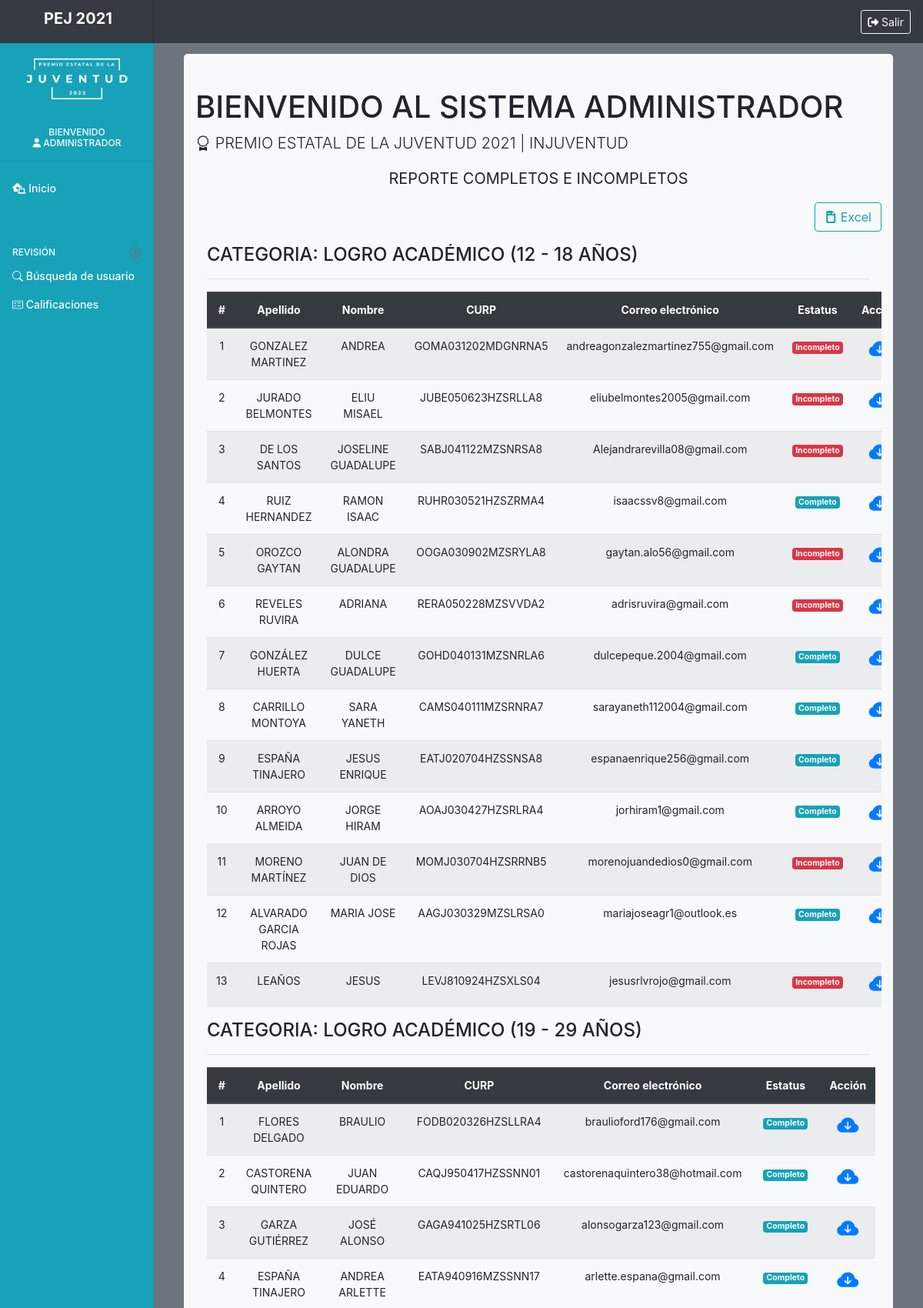
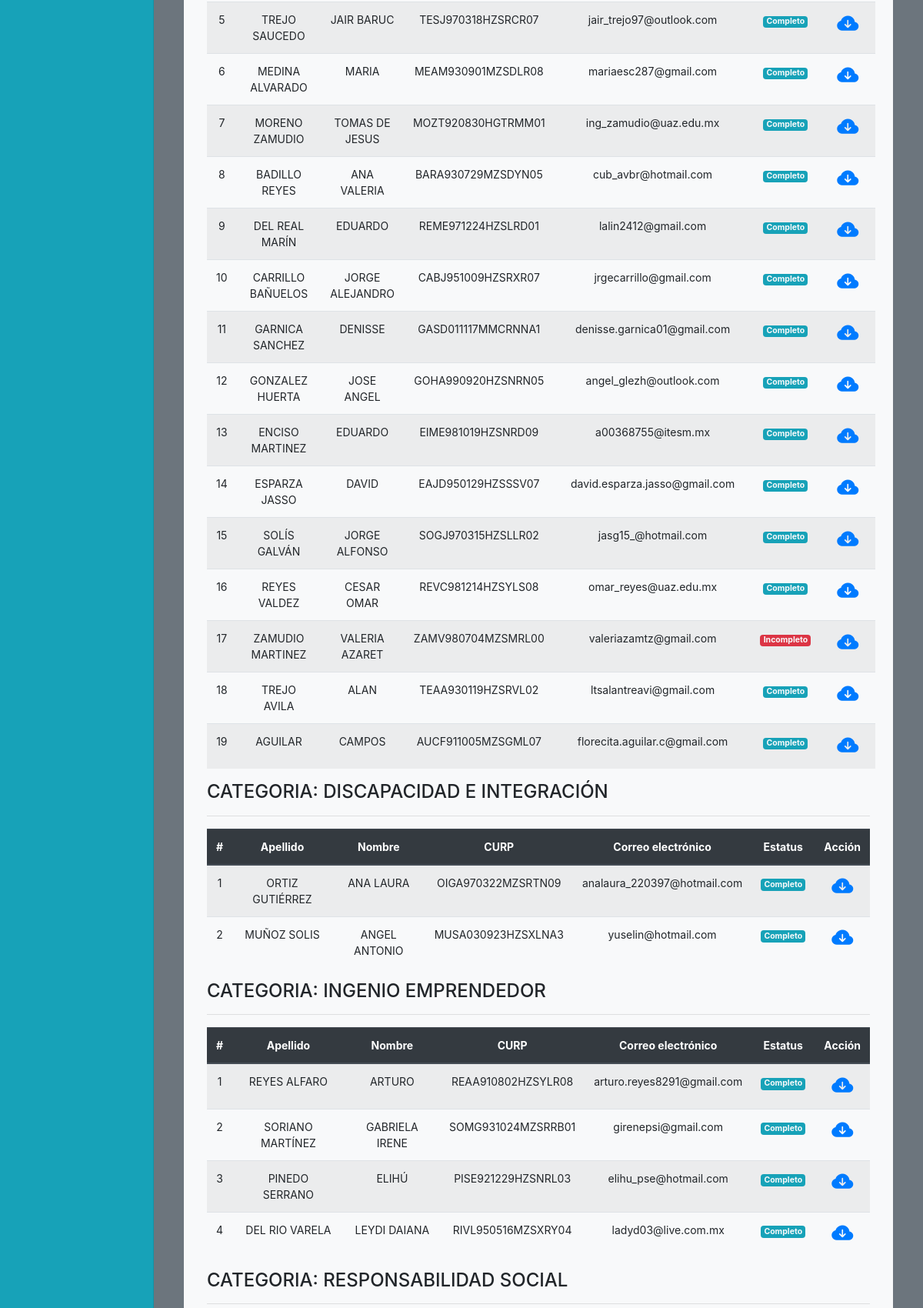
/administrador/revision_vista_completa.php (signed in, upper part), run on the app's committed database (2 pictures, top to bottom).
### tables this page shows
CREATE TABLE IF NOT EXISTS `datos` (
  `id` int(11) NOT NULL,
  `id_ext` int(11) NOT NULL,
  `apellido` varchar(100) NOT NULL,
  `nombre` varchar(70) NOT NULL,
  `curp` varchar(20) NOT NULL,
  `tematica` int(11) NOT NULL,
  `telefono` varchar(30) NOT NULL,
  `email` varchar(72) DEFAULT NULL,
  `municipio` int(11) NOT NULL,
  `grado` int(11) NOT NULL,
  `edad` int(11) NOT NULL,
  `tipo_usr` int(11) NOT NULL,
  `validacion` int(11) DEFAULT NULL,
  `medal` int(11) DEFAULT NULL
);

### dashboard/prcd/qwery_admin.php (called while the page is built, shortened)
<?php
    $query_usr="SELECT * FROM datos WHERE tematica = 1 and tipo_usr = 1";
    $resultado_usr= $conn->query($query_usr);
    $query_usr2="SELECT * FROM datos WHERE tematica = 2 and tipo_usr = 1";
    $resultado_usr2= $conn->query($query_usr2);
    $query_usr3="SELECT * FROM datos WHERE tematica = 3 and tipo_usr = 1";
    $resultado_usr3= $conn->query($query_usr3);
    $query_usr4="SELECT * FROM datos WHERE tematica = 4 and tipo_usr = 1";
    $resultado_usr4= $conn->query($query_usr4);
    ?>

### administrador/revision_vista_completa.php (the view, shortened to what this page needs)
<?php
include('../dashboard/prcd/conn.php');
include('../dashboard/prcd/qwery_admin.php');
    $nombre = $_SESSION['nombre'];
?>
<!doctype html>
<html lang="es">
  <head>
    <link rel="stylesheet" href="https://cdn.jsdelivr.net/npm/bootstrap-icons@1.3.0/font/bootstrap-icons.css">
    <link href="../dashboard/css/bootstrap.css" rel="stylesheet">
    <link href="css/dashboard.css" rel="stylesheet">
  </head>
  <body>
    <nav class="navbar navbar-light sticky-top flex-md-nowrap p-0 bg-dark text-light">
        <a class="navbar-brand col-md-3 col-lg-2 mr-0 px-3 text-center" href="#">
    <h5 class="text-center display-7 text-light" style="margin-left:3px;"><b>PEJ 2021</b></h5>
    </a>
  <ul class="navbar-nav px-3">
    <li class="nav-item text-nowrap">
    <a class="btn btn-outline-light btn-sm" href="prcd/sort.php" role="button"><i class="fas fa-sign-out-alt"></i> Salir</a>
      </li>
  </ul>
</nav>
<div class="container-fluid">
  <div class="row">
    <nav id="sidebarMenu" class="col-md-3 col-lg-2 d-md-block bg-info sidebar collapse">
      <div class="sidebar-sticky pt-3">
        <ul class="navbar-nav px-3 text-center">
            <li class="align-middle">
                   <img src="../img/png_logo.png" width="81%" class="" alt="" loading="lazy">
            </li>
        </ul>
        <h6 class="sidebar-heading d-flex justify-content-center text-center align-items-center px-3 mt-4 mb-1 text-muted">
          <span class="text-light">
          Bienvenido<br><i class="fas fa-user"></i>
            <?php
              echo utf8_encode($nombre);
            ?>
          </span>
        </h6>
<hr>
        <ul class="nav flex-column">
           <li class="nav-item">
            <a class="nav-link active text-light" href="dashboard.php">
              <i class="fas fa-laptop-house"></i>
              Inicio <span class="sr-only">(current)</span>
            </a>
          </li>
          <h6 class="sidebar-heading d-flex justify-content-between align-items-center px-3 mt-4 mb-1 text-muted">
            <span class="text-light">REVISIÓN</span>
            <a class="d-flex align-items-center text-muted" href="dashboard.php" aria-label="Add a new report">
              <span data-feather="plus-circle"></span>
            </a>
          </h6>
          <li class="nav-item">
            <a class="nav-link text-light" href="busqueda.php">
            <i class="bi bi-search"></i> Búsqueda de usuario
            </a>
          </li>
          <li class="nav-item">
            <a class="nav-link text-light" href="revision_calificaciones.php">
            <i class="bi bi-card-checklist"></i> Calificaciones
            </a>
          </li>
        </ul>
    </nav>
    <main role="main" class="col-md-9 ml-sm-auto col-lg-10 px-md-4 bg-secondary bg-gradient" style="background-color:; height:100%;">
      <div class="d-flex justify-content-between flex-wrap flex-md-nowrap align-items-center pt-3 mb-3 ">
      </div>
    <div class="container-fluid ">
      <div class="jumbotron jumbotron-fluid " style="background-color:#f8f9fa; width:100%;border-radius:5px;  margin-top:25px; padding-top:45px;">
        <div class="container-fluid">
          <h1 class="h1">BIENVENIDO AL SISTEMA ADMINISTRADOR</h1>
          <p class="lead"><i class="bi bi-award"></i> PREMIO ESTATAL DE LA JUVENTUD 2021 | INJUVENTUD</p>
          <p class="lead text-center"><strong>REPORTE COMPLETOS E INCOMPLETOS</strong></p>
          <p class="align-items-right text-right"><a href="reporte_general.php" type="button" class="btn btn-outline-info "><i class="bi bi-file-earmark-post-fill"></i> Excel</a></p>
        <div class="container-fluid table-responsive">
        <div class="row row-cols-1 row-cols-md-1">
        <div class="col mb-12">
        <p class=" h4">CATEGORIA: LOGRO ACADÉMICO (12 - 18 AÑOS)</p>
            <table class="table table-hover text-center table-striped ">
            <thead class="thead-dark">
                <tr>
                  <th scope="col">#</th>
                  <th scope="col">Apellido</th>
                  <th scope="col">Nombre</th>
                  <th scope="col">CURP</th>
                  <th scope="col">Correo electrónico</th>
                  <th scope="col">Estatus</th>
                  <th scope="col">Acción</th>
                </tr>
            </thead>
            <tbody>
              <?php
               $x=0;
              while($row_usr = $resultado_usr->fetch_assoc()){
                $x++;
                echo '<tr>';
                echo '<td>'.$x.'</td>';
                echo '<td>'.$row_usr['apellido'].'</td>';
                echo '<td>'.$row_usr['nombre'].'</td>';
                echo '<td>'.$row_usr['curp'].'</td>';
                echo '<td>'.$row_usr['email'].'</td>';
                $id_validacion = $row_usr['id_ext'];
                $query = "SELECT * FROM docs WHERE id_ext='$id_validacion'";
                $resultado= $conn->query($query);
                $row_cnt = $resultado->num_rows;
                if($row_cnt == 9){
                    echo '<td><span class="badge bg-info text-light">Completo</span></td>';
                }
                else{
                    echo '<td><span class="badge bg-danger text-light">Incompleto</span></td>';
                }
                echo '<td><a href="../dashboard/documentos_generales.php?id='.$row_usr['id_ext'].'&id_cat=1" class="h3"><i class="bi bi-cloud-arrow-down-fill"></i></a></td>';
                echo '</tr>';
              }
              ?>
            </tbody>
                <hr>
            </table>
        <p class=" h4">CATEGORIA: LOGRO ACADÉMICO (19 - 29 AÑOS)</p>
            <table class="table table-hover text-center table-striped">
            <thead class="thead-dark">
                <tr>
                <th scope="col">#</th>
                  <th scope="col">Apellido</th>
                  <th scope="col">Nombre</th>
                  <th scope="col">CURP</th>
                  <th scope="col">Correo electrónico</th>
                  <th scope="col">Estatus</th>
                  <th scope="col">Acción</th>
                </tr>
            </thead>
            <tbody>
            <?php
               $x=0;
              while($row_usr2 = $resultado_usr2->fetch_assoc()){
                $x++;
                echo '<tr>';
                echo '<td>'.$x.'</td>';
                echo '<td>'.$row_usr2['apellido'].'</td>';
                echo '<td>'.$row_usr2['nombre'].'</td>';
                echo '<td>'.$row_usr2['curp'].'</td>';
                echo '<td>'.$row_usr2['email'].'</td>';
                $id_validacion2 = $row_usr2['id_ext'];
                $query2 = "SELECT * FROM docs WHERE id_ext='$id_validacion2'";
                $resultado2= $conn->query($query2);
                $row_cnt2 = $resultado2->num_rows;
                if($row_cnt2 == 9){
                    echo '<td><span class="badge bg-info text-light">Completo</span></td>';
                }
                else{
                    echo '<td><span class="badge bg-danger text-light">Incompleto</span></td>';
                }
                echo '<td><a href="../dashboard/documentos_generales.php?id='.$row_usr2['id_ext'].'&id_cat=2" class="h3"><i class="bi bi-cloud-arrow-down-fill"></i></a></td>';
                echo '</tr>';
              }
              ?>
            </tbody>
                <hr>
            </table>
        <p class=" h4">CATEGORIA: DISCAPACIDAD E INTEGRACIÓN</p>
            <table class="table table-hover text-center table-striped">
            <thead class="thead-dark">
                <tr>
                <th scope="col">#</th>
                  <th scope="col">Apellido</th>
                  <th scope="col">Nombre</th>
                  <th scope="col">CURP</th>
                  <th scope="col">Correo electrónico</th>
                  <th scope="col">Estatus</th>
                  <th scope="col">Acción</th>
                </tr>
            </thead>
            <tbody>
            <?php
               $x=0;
              while($row_usr3 = $resultado_usr3->fetch_assoc()){
                $x++;
                echo '<tr>';
                echo '<td>'.$x.'</td>';
                echo '<td>'.$row_usr3['apellido'].'</td>';
                echo '<td>'.$row_usr3['nombre'].'</td>';
                echo '<td>'.$row_usr3['curp'].'</td>';
                echo '<td>'.$row_usr3['email'].'</td>';
                $id_validacion3 = $row_usr3['id_ext'];
                $query3 = "SELECT * FROM docs WHERE id_ext='$id_validacion3'";
                $resultado3= $conn->query($query3);
                $row_cnt3 = $resultado3->num_rows;
                if($row_cnt3 == 9){
                    echo '<td><span class="badge bg-info text-light">Completo</span></td>';
                }
                else{
                    echo '<td><span class="badge bg-danger text-light">Incompleto</span></td>';
                }
                echo '<td><a href="../dashboard/documentos_generales.php?id='.$row_usr3['id_ext'].'&id_cat=3" class="h3"><i class="bi bi-cloud-arrow-down-fill"></i></a></td>';
                echo '</tr>';
              }
              ?>
            </tbody>
                <hr>
            </table>
        <p class=" h4">CATEGORIA: INGENIO EMPRENDEDOR</p>
        <table class="table table-hover text-center table-striped">
          <thead class="thead-dark">
              <tr>
              <th scope="col">#</th>
                <th scope="col">Apellido</th>
                <th scope="col">Nombre</th>
                <th scope="col">CURP</th>
                <th scope="col">Correo electrónico</th>
                <th scope="col">Estatus</th>
                <th scope="col">Acción</th>
              </tr>
          </thead>
          <tbody>
          <?php
            $x=0;
            while($row_usr4 = $resultado_usr4->fetch_assoc()){
              $x++;
              echo '<tr>';
              echo '<td>'.$x.'</td>';
              echo '<td>'.$row_usr4['apellido'].'</td>';
              echo '<td>'.$row_usr4['nombre'].'</td>';
              echo '<td>'.$row_usr4['curp'].'</td>';
              echo '<td>'.$row_usr4['email'].'</td>';
              $id_validacion4 = $row_usr4['id_ext'];
              $query4 = "SELECT * FROM docs WHERE id_ext='$id_validacion4'";
              $resultado4= $conn->query($query4);
              $row_cnt4 = $resultado4->num_rows;
              if($row_cnt4 == 9){
                  echo '<td><span class="badge bg-info text-light">Completo</span></td>';
              }
              else{
                  echo '<td><span class="badge bg-danger text-light">Incompleto</span></td>';
              }
              echo '<td><a href="../dashboard/documentos_generales.php?id='.$row_usr4['id_ext'].'&id_cat=4" class="h3"><i class="bi bi-cloud-arrow-down-fill"></i></a></td>';
              echo '</tr>';
            }
            ?>
          </tbody>
              <hr>
          </table>
        <p class=" h4">CATEGORIA: RESPONSABILIDAD SOCIAL</p>
        <table class="table table-hover text-center table-striped">
              <hr>
          </table>
</div>
      </div>
      </div>
    </main>
  </div>
</div>
        <script src="css/dashboard.js"></script></body>
</html>

### dashboard/css/dashboard.css (style rules this page uses)
body { font-size: .875rem; background-color:#eaeef4; }
.feather { width: 16px; height: 16px; vertical-align: text-bottom; }
.sidebar { position: fixed; top: 0; bottom: 0; left: 0; z-index: 100; padding: 48px 0 0; box-shadow: inset -1px 0 0 rgba(0, 0, 0, .1); }
.sidebar-sticky { position: relative; top: 0; height: calc(100vh - 48px); padding-top: .5rem; overflow-x: hidden; overflow-y: auto; }
.sidebar .nav-link { font-weight: 500; color: #333; }
.sidebar .nav-link.active { color: #007bff; }
.sidebar-heading { font-size: .75rem; text-transform: uppercase; }
.navbar-brand { padding-top: .75rem; padding-bottom: .75rem; font-size: 1rem; box-shadow: inset -1px 0 0 rgba(0, 0, 0, .25); }

### administrador/revision_vista_completa.php (style rules this page uses)
@media (min-width: 768px) { body { background-color:gray; } }

### data on the page
datos: apellido "GONZALEZ MARTINEZ", nombre "ANDREA", curp "GOMA031202MDGNRNA5", email "andreagonzalezmartinez755@gmail.com", shows "Incompleto"
datos: apellido "JURADO BELMONTES", nombre "ELIU MISAEL", curp "JUBE050623HZSRLLA8", email "eliubelmontes2005@gmail.com", shows "Incompleto"
datos: apellido "DE LOS SANTOS", nombre "JOSELINE GUADALUPE", curp "SABJ041122MZSNRSA8", email "Alejandrarevilla08@gmail.com", shows "Incompleto"
datos: apellido "RUIZ HERNANDEZ", nombre "RAMON ISAAC", curp "RUHR030521HZSZRMA4", email "isaacssv8@gmail.com", shows "Completo"
datos: apellido "OROZCO GAYTAN", nombre "ALONDRA GUADALUPE", curp "OOGA030902MZSRYLA8", email "gaytan.alo56@gmail.com", shows "Incompleto"
datos: apellido "REVELES RUVIRA", nombre "ADRIANA", curp "RERA050228MZSVVDA2", email "adrisruvira@gmail.com", shows "Incompleto"
datos: apellido "GONZÁLEZ HUERTA", nombre "DULCE GUADALUPE", curp "GOHD040131MZSNRLA6", email "dulcepeque.2004@gmail.com", shows "Completo"
datos: apellido "CARRILLO MONTOYA", nombre "SARA YANETH", curp "CAMS040111MZSRNRA7", email "sarayaneth112004@gmail.com", shows "Completo"
datos: apellido "ESPAÑA TINAJERO", nombre "JESUS ENRIQUE", curp "EATJ020704HZSSNSA8", email "espanaenrique256@gmail.com", shows "Completo"
datos: apellido "ARROYO ALMEIDA", nombre "JORGE HIRAM", curp "AOAJ030427HZSRLRA4", email "jorhiram1@gmail.com", shows "Completo"
datos: apellido "MORENO MARTÍNEZ", nombre "JUAN DE DIOS", curp "MOMJ030704HZSRRNB5", email "morenojuandedios0@gmail.com", shows "Incompleto"
datos: apellido "ALVARADO GARCIA ROJAS", nombre "MARIA JOSE", curp "AAGJ030329MZSLRSA0", email "mariajoseagr1@outlook.es", shows "Completo"
datos: apellido "LEAÑOS", nombre "JESUS", curp "LEVJ810924HZSXLS04", email "jesusrlvrojo@gmail.com", shows "Incompleto"
datos: apellido "FLORES DELGADO", nombre "BRAULIO", curp "FODB020326HZSLLRA4", email "braulioford176@gmail.com", shows "Completo"
datos: apellido "CASTORENA QUINTERO", nombre "JUAN EDUARDO", curp "CAQJ950417HZSSNN01", email "castorenaquintero38@hotmail.com", shows "Completo"
datos: apellido "GARZA GUTIÉRREZ", nombre "JOSÉ ALONSO", curp "GAGA941025HZSRTL06", email "alonsogarza123@gmail.com", shows "Completo"
datos: apellido "ESPAÑA TINAJERO", nombre "ANDREA ARLETTE", curp "EATA940916MZSSNN17", email "arlette.espana@gmail.com", shows "Completo"
datos: apellido "TREJO SAUCEDO", nombre "JAIR BARUC", curp "TESJ970318HZSRCR07", email "jair_trejo97@outlook.com", shows "Completo"
datos: apellido "MEDINA ALVARADO", nombre "MARIA", curp "MEAM930901MZSDLR08", email "mariaesc287@gmail.com", shows "Completo"
datos: apellido "MORENO ZAMUDIO", nombre "TOMAS DE JESUS", curp "MOZT920830HGTRMM01", email "ing_zamudio@uaz.edu.mx", shows "Completo"
datos: apellido "BADILLO REYES", nombre "ANA VALERIA", curp "BARA930729MZSDYN05", email "cub_avbr@hotmail.com", shows "Completo"
datos: apellido "DEL REAL MARÍN", nombre "EDUARDO", curp "REME971224HZSLRD01", email "lalin2412@gmail.com", shows "Completo"
datos: apellido "CARRILLO BAÑUELOS", nombre "JORGE ALEJANDRO", curp "CABJ951009HZSRXR07", email "jrgecarrillo@gmail.com", shows "Completo"
datos: apellido "GARNICA SANCHEZ", nombre "DENISSE", curp "GASD011117MMCRNNA1", email "denisse.garnica01@gmail.com", shows "Completo"
datos: apellido "GONZALEZ HUERTA", nombre "JOSE ANGEL", curp "GOHA990920HZSNRN05", email "angel_glezh@outlook.com", shows "Completo"
datos: apellido "ENCISO MARTINEZ", nombre "EDUARDO", curp "EIME981019HZSNRD09", email "a00368755@itesm.mx", shows "Completo"
datos: apellido "ESPARZA JASSO", nombre "DAVID", curp "EAJD950129HZSSSV07", email "david.esparza.jasso@gmail.com", shows "Completo"
datos: apellido "SOLÍS GALVÁN", nombre "JORGE ALFONSO", curp "SOGJ970315HZSLLR02", email "jasg15_@hotmail.com", shows "Completo"
datos: apellido "REYES VALDEZ", nombre "CESAR OMAR", curp "REVC981214HZSYLS08", email "omar_reyes@uaz.edu.mx", shows "Completo"
datos: apellido "ZAMUDIO MARTINEZ", nombre "VALERIA AZARET", curp "ZAMV980704MZSMRL00", email "valeriazamtz@gmail.com", shows "Incompleto"
datos: apellido "TREJO AVILA", nombre "ALAN", curp "TEAA930119HZSRVL02", email "ltsalantreavi@gmail.com", shows "Completo"
datos: apellido "AGUILAR", nombre "CAMPOS", curp "AUCF911005MZSGML07", email "florecita.aguilar.c@gmail.com", shows "Completo"
datos: apellido "ORTIZ GUTIÉRREZ", nombre "ANA LAURA", curp "OIGA970322MZSRTN09", email "analaura_220397@hotmail.com"
datos: apellido "MUÑOZ SOLIS", nombre "ANGEL ANTONIO", curp "MUSA030923HZSXLNA3", email "yuselin@hotmail.com"
datos: apellido "REYES ALFARO", nombre "ARTURO", curp "REAA910802HZSYLR08", email "arturo.reyes8291@gmail.com"
datos: apellido "SORIANO MARTÍNEZ", nombre "GABRIELA IRENE", curp "SOMG931024MZSRRB01", email "girenepsi@gmail.com"
datos: apellido "PINEDO SERRANO", nombre "ELIHÚ", curp "PISE921229HZSNRL03", email "elihu_pse@hotmail.com"
datos: apellido "DEL RIO VARELA", nombre "LEYDI DAIANA", curp "RIVL950516MZSXRY04", email "ladyd03@live.com.mx"

### other printed values
utf8_encode($nombre) "ADMINISTRADOR"
